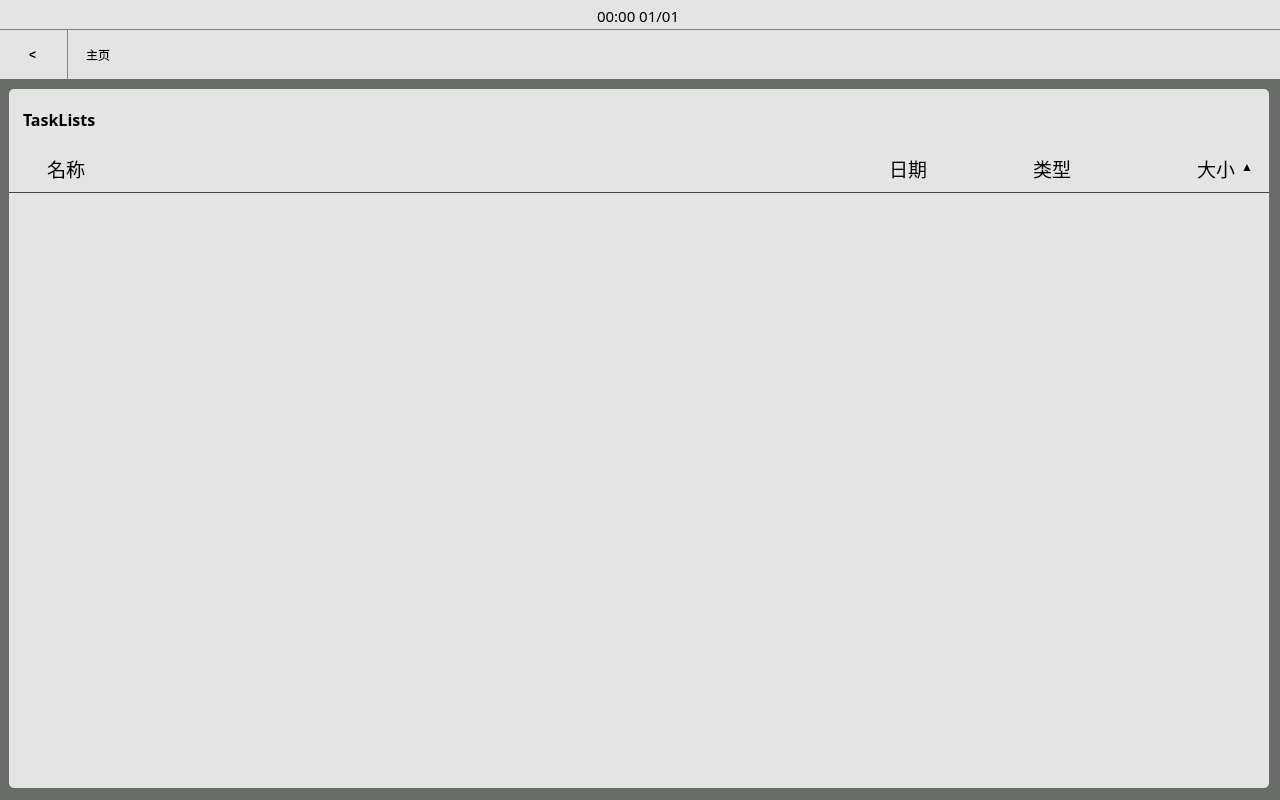
<?xml version="1.0" encoding="UTF-8"?>
<ui version="4.0">
 <class>JP_RoutesScreen</class>
 <widget class="QWidget" name="JP_RoutesScreen">
  <property name="geometry">
   <rect>
    <x>0</x>
    <y>0</y>
    <width>1280</width>
    <height>800</height>
   </rect>
  </property>
  <property name="minimumSize">
   <size>
    <width>1280</width>
    <height>800</height>
   </size>
  </property>
  <property name="maximumSize">
   <size>
    <width>1280</width>
    <height>800</height>
   </size>
  </property>
  <property name="styleSheet">
   <string notr="true"/>
  </property>
  <property name="JP_RoutesScreen" stdset="0">
   <string>Form</string>
  </property>
  <widget class="QWidget" name="verticalLayoutWidget">
   <property name="geometry">
    <rect>
     <x>-1</x>
     <y>-1</y>
     <width>1281</width>
     <height>801</height>
    </rect>
   </property>
   <layout class="QVBoxLayout" name="vbaseLayout" stretch="3,5,72">
    <property name="spacing">
     <number>0</number>
    </property>
    <item>
     <widget class="QFrame" name="base_statebar">
      <property name="styleSheet">
       <string notr="true">QFrame {
                                background-color: rgb(228, 228, 228)
                                }</string>
      </property>
      <property name="frameShape">
       <enum>QFrame::NoFrame</enum>
      </property>
      <property name="frameShadow">
       <enum>QFrame::Plain</enum>
      </property>
      <widget class="QWidget" name="horizontalLayoutWidget">
       <property name="geometry">
        <rect>
         <x>-1</x>
         <y>0</y>
         <width>1281</width>
         <height>33</height>
        </rect>
       </property>
       <layout class="QHBoxLayout" name="hstateLayout">
        <item>
         <widget class="QLabel" name="stateLabel_l">
          <property name="text">
           <string/>
          </property>
         </widget>
        </item>
        <item>
         <spacer name="hstatespace_l">
          <property name="orientation">
           <enum>Qt::Horizontal</enum>
          </property>
          <property name="sizeHint" stdset="0">
           <size>
            <width>40</width>
            <height>20</height>
           </size>
          </property>
         </spacer>
        </item>
        <item>
         <widget class="QLabel" name="stateLabel_datetime">
          <property name="font">
           <font>
            <family>微软雅黑</family>
            <pointsize>11</pointsize>
            <weight>50</weight>
            <bold>false</bold>
           </font>
          </property>
          <property name="text">
           <string>00:00 01/01</string>
          </property>
         </widget>
        </item>
        <item>
         <spacer name="hstatespace_r">
          <property name="orientation">
           <enum>Qt::Horizontal</enum>
          </property>
          <property name="sizeHint" stdset="0">
           <size>
            <width>40</width>
            <height>20</height>
           </size>
          </property>
         </spacer>
        </item>
        <item>
         <widget class="QLabel" name="stateLabel_r">
          <property name="text">
           <string/>
          </property>
         </widget>
        </item>
       </layout>
      </widget>
     </widget>
    </item>
    <item>
     <widget class="QFrame" name="base_navigationbar">
      <property name="styleSheet">
       <string notr="true">QFrame {
                                background-color: rgb(228, 228, 228);
                                border-top: 1px solid gray;
                                }</string>
      </property>
      <widget class="QWidget" name="horizontalLayoutWidget_2">
       <property name="geometry">
        <rect>
         <x>-1</x>
         <y>0</y>
         <width>1281</width>
         <height>52</height>
        </rect>
       </property>
       <layout class="QHBoxLayout" name="hnavigationLayout" stretch="0,121">
        <item>
         <widget class="QPushButton" name="naviBackBtn">
          <property name="minimumSize">
           <size>
            <width>70</width>
            <height>50</height>
           </size>
          </property>
          <property name="styleSheet">
           <string notr="true">QPushButton {
                                                border: none;
                                                background-color: rgb(228, 228, 228);
                                                color: black;
                                                padding: 5px;
                                                font: 18pt &quot;宋体&quot;;
                                                font-weight: bold;
                                                border-right:1px solid gray
                                                }</string>
          </property>
          <property name="text">
           <string>&lt;</string>
          </property>
         </widget>
        </item>
        <item>
         <widget class="QWidget" name="widget" native="true">
          <widget class="QWidget" name="horizontalLayoutWidget_3">
           <property name="geometry">
            <rect>
             <x>-1</x>
             <y>0</y>
             <width>1211</width>
             <height>52</height>
            </rect>
           </property>
           <layout class="QHBoxLayout" name="horizontalLayout">
            <item>
             <widget class="QPushButton" name="naviBtn_l">
              <property name="minimumSize">
               <size>
                <width>50</width>
                <height>50</height>
               </size>
              </property>
              <property name="sizeIncrement">
               <size>
                <width>0</width>
                <height>0</height>
               </size>
              </property>
              <property name="styleSheet">
               <string notr="true">QPushButton {
                                                                font: 14pt &quot;微软雅黑&quot;;
                                                                border: none;
                                                                background-color: rgb(228, 228,
                                                                228);
                                                                }
                                                            </string>
              </property>
              <property name="text">
               <string>主页</string>
              </property>
             </widget>
            </item>
            <item>
             <widget class="QLabel" name="naviDirectoryBtn">
              <property name="styleSheet">
               <string notr="true">QLabel {
                                                                font: 14pt &quot;微软雅黑&quot;;
                                                                }</string>
              </property>
              <property name="text">
               <string/>
              </property>
             </widget>
            </item>
            <item>
             <spacer name="hNavilSpacer">
              <property name="orientation">
               <enum>Qt::Horizontal</enum>
              </property>
              <property name="sizeHint" stdset="0">
               <size>
                <width>40</width>
                <height>20</height>
               </size>
              </property>
             </spacer>
            </item>
            <item>
             <widget class="QPushButton" name="naviHelpBtn">
              <property name="minimumSize">
               <size>
                <width>50</width>
                <height>50</height>
               </size>
              </property>
              <property name="baseSize">
               <size>
                <width>40</width>
                <height>40</height>
               </size>
              </property>
              <property name="styleSheet">
               <string notr="true">QPushButton {
                                                                border: none;
                                                                background-color: rgb(228, 228,
                                                                228);
                                                                color: black;
                                                                padding: 5px;
                                                                }</string>
              </property>
              <property name="text">
               <string/>
              </property>
              <property name="icon">
               <iconset>
                <normalon>:/navigation/help/base_assets/help.png</normalon>
               </iconset>
              </property>
              <property name="iconSize">
               <size>
                <width>40</width>
                <height>40</height>
               </size>
              </property>
             </widget>
            </item>
            <item>
             <widget class="QPushButton" name="naviSettingBtn">
              <property name="minimumSize">
               <size>
                <width>50</width>
                <height>50</height>
               </size>
              </property>
              <property name="styleSheet">
               <string notr="true">QPushButton {
                                                                border: none;
                                                                background-color: rgb(228, 228,
                                                                228);
                                                                color: black;
                                                                padding: 5px;
                                                                }</string>
              </property>
              <property name="text">
               <string/>
              </property>
              <property name="icon">
               <iconset>
                <normalon>:/navigation/setting/base_assets/setting.png</normalon>
               </iconset>
              </property>
              <property name="iconSize">
               <size>
                <width>40</width>
                <height>40</height>
               </size>
              </property>
             </widget>
            </item>
            <item>
             <widget class="QPushButton" name="naviHamburgerBtn">
              <property name="minimumSize">
               <size>
                <width>50</width>
                <height>50</height>
               </size>
              </property>
              <property name="styleSheet">
               <string notr="true">QPushButton {
                                                                border: none;
                                                                background-color: rgb(228, 228,
                                                                228);
                                                                color: black;
                                                                padding: 5px;
                                                                }</string>
              </property>
              <property name="text">
               <string/>
              </property>
              <property name="icon">
               <iconset>
                <normalon>:/navigation/hamburger/base_assets/hamburger.png</normalon>
               </iconset>
              </property>
              <property name="iconSize">
               <size>
                <width>40</width>
                <height>40</height>
               </size>
              </property>
             </widget>
            </item>
            <item>
             <spacer name="hNavilMarginSpacer">
              <property name="orientation">
               <enum>Qt::Horizontal</enum>
              </property>
              <property name="sizeType">
               <enum>QSizePolicy::Fixed</enum>
              </property>
              <property name="sizeHint" stdset="0">
               <size>
                <width>20</width>
                <height>20</height>
               </size>
              </property>
             </spacer>
            </item>
           </layout>
          </widget>
         </widget>
        </item>
       </layout>
      </widget>
     </widget>
    </item>
    <item>
     <widget class="QWidget" name="base_workspace" native="true">
      <property name="styleSheet">
       <string notr="true">/* background-color: rgb(122, 132, 131); */
                                background-color: rgb(105, 108, 105);</string>
      </property>
      <widget class="QWidget" name="workspaceWidget" native="true">
       <property name="geometry">
        <rect>
         <x>10</x>
         <y>10</y>
         <width>1260</width>
         <height>699</height>
        </rect>
       </property>
       <property name="styleSheet">
        <string notr="true">QWidget {
	background-color: rgb(228, 228, 228);
	border-radius: 5px;
}

QWidget#workspaceTitlebar {
	border-bottom: 1px solid rgb(70,70, 70); 
	border-radius: 0px;
}
</string>
       </property>
       <widget class="QWidget" name="verticalLayoutWidget_3">
        <property name="geometry">
         <rect>
          <x>-1</x>
          <y>4</y>
          <width>1261</width>
          <height>691</height>
         </rect>
        </property>
        <layout class="QVBoxLayout" name="workspaceVLayout">
         <property name="spacing">
          <number>0</number>
         </property>
         <item>
          <widget class="QWidget" name="workspaceAddressBarWidget" native="true">
           <property name="minimumSize">
            <size>
             <width>0</width>
             <height>50</height>
            </size>
           </property>
           <property name="maximumSize">
            <size>
             <width>16777215</width>
             <height>50</height>
            </size>
           </property>
           <widget class="QWidget" name="horizontalLayoutWidget_4">
            <property name="geometry">
             <rect>
              <x>-1</x>
              <y>0</y>
              <width>1261</width>
              <height>52</height>
             </rect>
            </property>
            <layout class="QHBoxLayout" name="workspaceAddressBarHLayout" stretch="0,0,0,0,0">
             <item>
              <spacer name="horizontalSpacer">
               <property name="orientation">
                <enum>Qt::Horizontal</enum>
               </property>
               <property name="sizeHint" stdset="0">
                <size>
                 <width>40</width>
                 <height>20</height>
                </size>
               </property>
              </spacer>
             </item>
             <item>
              <widget class="QLabel" name="titleShowLabel">
               <property name="minimumSize">
                <size>
                 <width>0</width>
                 <height>50</height>
                </size>
               </property>
               <property name="maximumSize">
                <size>
                 <width>16777215</width>
                 <height>50</height>
                </size>
               </property>
               <property name="font">
                <font>
                 <family>微软雅黑</family>
                 <pointsize>12</pointsize>
                 <weight>75</weight>
                 <bold>true</bold>
                </font>
               </property>
               <property name="styleSheet">
                <string notr="true">QLabel {
	font-weight: bold;
}</string>
               </property>
               <property name="text">
                <string>TaskLists</string>
               </property>
              </widget>
             </item>
             <item>
              <spacer name="horizontalSpacer_2">
               <property name="orientation">
                <enum>Qt::Horizontal</enum>
               </property>
               <property name="sizeType">
                <enum>QSizePolicy::Minimum</enum>
               </property>
               <property name="sizeHint" stdset="0">
                <size>
                 <width>1100</width>
                 <height>20</height>
                </size>
               </property>
              </spacer>
             </item>
             <item>
              <widget class="QPushButton" name="checkallRadioButton_2">
               <property name="minimumSize">
                <size>
                 <width>50</width>
                 <height>50</height>
                </size>
               </property>
               <property name="maximumSize">
                <size>
                 <width>16777215</width>
                 <height>50</height>
                </size>
               </property>
               <property name="text">
                <string/>
               </property>
               <property name="icon">
                <iconset>
                 <normalon>:/filemanager_assets/filemanager_assets/icon_filemanager_uncheckall_50.png</normalon>
                </iconset>
               </property>
               <property name="iconSize">
                <size>
                 <width>20</width>
                 <height>20</height>
                </size>
               </property>
              </widget>
             </item>
             <item>
              <spacer name="horizontalSpacer_3">
               <property name="orientation">
                <enum>Qt::Horizontal</enum>
               </property>
               <property name="sizeHint" stdset="0">
                <size>
                 <width>40</width>
                 <height>20</height>
                </size>
               </property>
              </spacer>
             </item>
            </layout>
           </widget>
          </widget>
         </item>
         <item>
          <widget class="QWidget" name="workspaceTitlebar" native="true">
           <property name="minimumSize">
            <size>
             <width>0</width>
             <height>50</height>
            </size>
           </property>
           <property name="maximumSize">
            <size>
             <width>16777215</width>
             <height>50</height>
            </size>
           </property>
           <property name="styleSheet">
            <string notr="true"/>
           </property>
           <widget class="QWidget" name="horizontalLayoutWidget_5">
            <property name="geometry">
             <rect>
              <x>-1</x>
              <y>0</y>
              <width>1261</width>
              <height>47</height>
             </rect>
            </property>
            <layout class="QHBoxLayout" name="workspaceTitlebarHLayout">
             <item>
              <spacer name="workspaceTitlebarHSpacer5">
               <property name="orientation">
                <enum>Qt::Horizontal</enum>
               </property>
               <property name="sizeType">
                <enum>QSizePolicy::Fixed</enum>
               </property>
               <property name="sizeHint" stdset="0">
                <size>
                 <width>40</width>
                 <height>20</height>
                </size>
               </property>
              </spacer>
             </item>
             <item>
              <widget class="QPushButton" name="workspaceTitlebarNameButton">
               <property name="minimumSize">
                <size>
                 <width>0</width>
                 <height>50</height>
                </size>
               </property>
               <property name="maximumSize">
                <size>
                 <width>16777215</width>
                 <height>50</height>
                </size>
               </property>
               <property name="font">
                <font>
                 <family>微软雅黑</family>
                 <pointsize>14</pointsize>
                </font>
               </property>
               <property name="text">
                <string>名称</string>
               </property>
              </widget>
             </item>
             <item>
              <spacer name="workspaceTitlebarHSpacer1">
               <property name="orientation">
                <enum>Qt::Horizontal</enum>
               </property>
               <property name="sizeHint" stdset="0">
                <size>
                 <width>40</width>
                 <height>20</height>
                </size>
               </property>
              </spacer>
             </item>
             <item>
              <widget class="QPushButton" name="workspaceTitlebarDateButton">
               <property name="minimumSize">
                <size>
                 <width>0</width>
                 <height>50</height>
                </size>
               </property>
               <property name="maximumSize">
                <size>
                 <width>16777215</width>
                 <height>50</height>
                </size>
               </property>
               <property name="font">
                <font>
                 <family>微软雅黑</family>
                 <pointsize>14</pointsize>
                </font>
               </property>
               <property name="text">
                <string>日期</string>
               </property>
              </widget>
             </item>
             <item>
              <spacer name="workspaceTitlebarHSpacer2">
               <property name="orientation">
                <enum>Qt::Horizontal</enum>
               </property>
               <property name="sizeType">
                <enum>QSizePolicy::Fixed</enum>
               </property>
               <property name="sizeHint" stdset="0">
                <size>
                 <width>100</width>
                 <height>20</height>
                </size>
               </property>
              </spacer>
             </item>
             <item>
              <widget class="QPushButton" name="workspaceTitlebarTypeButton">
               <property name="minimumSize">
                <size>
                 <width>0</width>
                 <height>50</height>
                </size>
               </property>
               <property name="maximumSize">
                <size>
                 <width>16777215</width>
                 <height>50</height>
                </size>
               </property>
               <property name="font">
                <font>
                 <family>微软雅黑</family>
                 <pointsize>14</pointsize>
                </font>
               </property>
               <property name="text">
                <string>类型</string>
               </property>
              </widget>
             </item>
             <item>
              <spacer name="workspaceTitlebarHSpacer3">
               <property name="orientation">
                <enum>Qt::Horizontal</enum>
               </property>
               <property name="sizeType">
                <enum>QSizePolicy::Fixed</enum>
               </property>
               <property name="sizeHint" stdset="0">
                <size>
                 <width>120</width>
                 <height>20</height>
                </size>
               </property>
              </spacer>
             </item>
             <item>
              <widget class="QPushButton" name="workspaceTitlebarSizeButton">
               <property name="minimumSize">
                <size>
                 <width>0</width>
                 <height>50</height>
                </size>
               </property>
               <property name="maximumSize">
                <size>
                 <width>16777215</width>
                 <height>50</height>
                </size>
               </property>
               <property name="font">
                <font>
                 <family>微软雅黑</family>
                 <pointsize>14</pointsize>
                </font>
               </property>
               <property name="text">
                <string>大小</string>
               </property>
              </widget>
             </item>
             <item>
              <widget class="QLabel" name="workspaceTitlebarSortButton">
               <property name="text">
                <string>▲</string>
               </property>
              </widget>
             </item>
             <item>
              <spacer name="workspaceTitlebarHSpacer4">
               <property name="orientation">
                <enum>Qt::Horizontal</enum>
               </property>
               <property name="sizeType">
                <enum>QSizePolicy::Fixed</enum>
               </property>
               <property name="sizeHint" stdset="0">
                <size>
                 <width>15</width>
                 <height>20</height>
                </size>
               </property>
              </spacer>
             </item>
            </layout>
           </widget>
          </widget>
         </item>
         <item>
          <widget class="QScrollArea" name="workspaceScrollArea">
           <property name="widgetResizable">
            <bool>true</bool>
           </property>
           <widget class="QWidget" name="scrollAreaWidgetContents">
            <property name="geometry">
             <rect>
              <x>0</x>
              <y>0</y>
              <width>1259</width>
              <height>589</height>
             </rect>
            </property>
           </widget>
          </widget>
         </item>
        </layout>
       </widget>
      </widget>
     </widget>
    </item>
   </layout>
   <zorder>base_navigationbar</zorder>
   <zorder>base_workspace</zorder>
   <zorder>base_statebar</zorder>
  </widget>
 </widget>
 <resources>
  <include location="../../assets/assets.qrc"/>
 </resources>
 <connections/>
</ui>
